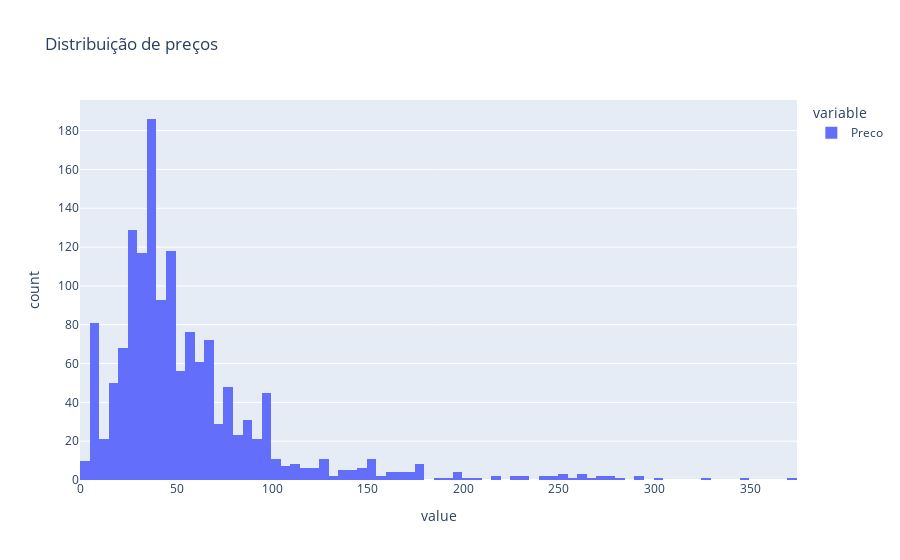

Notebook code cell kept with this figure:
### Code cell
px.histogram(df["Preco"], title="Distribuição de preços")

### Figure 1 — Plotly figure (JSON) as saved in the notebook; plotly's stock layout.template omitted (floating-point values rounded to 4 significant figures; data arrays with more than 128 entries replaced by an {"elided": "..."} marker saying what was removed)
{"data": [{"alignmentgroup": "True", "bingroup": "x", "hovertemplate": "variable=Preco<br>value=%{x}<br>count=%{y}<extra></extra>", "legendgroup": "Preco", "marker": {"color": "#636efa", "pattern": {"shape": ""}}, "name": "Preco", "offsetgroup": "Preco", "orientation": "v", "showlegend": true, "type": "histogram", "x": {"elided": "1472 int values"}, "xaxis": "x", "yaxis": "y"}], "layout": {"barmode": "relative", "legend": {"title": {"text": "variable"}, "tracegroupgap": 0}, "title": {"text": "Distribuição de preços"}, "xaxis": {"anchor": "y", "domain": [0, 1], "title": {"text": "value"}}, "yaxis": {"anchor": "x", "domain": [0, 1], "title": {"text": "count"}}}}
